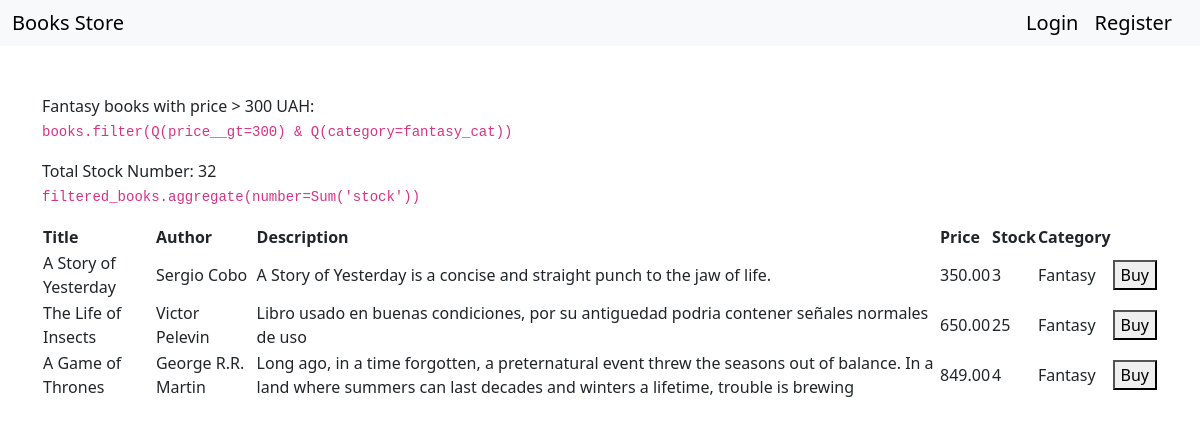
The page /store/queries/ on the database as committed earlier.
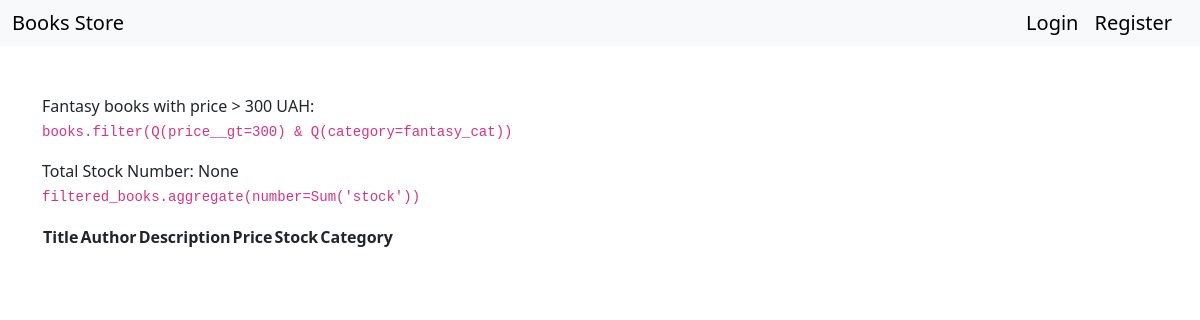
The same page on the database as committed later.
### store/models.py (models this page shows, shortened)
class Book(models.Model):
    title = models.CharField(max_length=255)
    author = models.CharField(max_length=255)
    price = models.DecimalField(max_digits=5, decimal_places=2)
    description = models.TextField(blank=True)
    stock = models.PositiveIntegerField(default=0)
    category = models.ForeignKey(Category, on_delete=models.SET_NULL, null=True, blank=True, related_name="books")
    image = models.ImageField(upload_to='books/', blank=True, null=True, default="books/blank.jpg")

class Category(models.Model):
    name = models.CharField(max_length=255, unique=True)
    slug = models.SlugField(max_length=300, unique=True)
    def __str__(self):
        return self.name

### store/views.py (the view)
# urls.py: path('queries/', views.queries, name='queries'),
def queries(request):
    books = Book.objects.all()
    fantasy_cat = Category.objects.get(name='Fantasy')
    filtered_books = books.filter(Q(price__gt=300) & Q(category=fantasy_cat))
    filtered_books_stock = filtered_books.aggregate(number=Sum('stock'))
    return render(request, 'store/queries.html', {'queries': filtered_books, 'total_stock': filtered_books_stock['number']})

### templates/store/queries.html
{% extends 'base.html' %}
{% block content %}
    <p>Fantasy books with price > 300 UAH:<br><code>books.filter(Q(price__gt=300) & Q(category=fantasy_cat))</code></p>
    <p>Total Stock Number: {{ total_stock }}<br><code>filtered_books.aggregate(number=Sum('stock'))</code></p>
    <table>
        <thead>
            <tr>
                <th>Title</th>
                <th>Author</th>
                <th>Description</th>
                <th>Price</th>
                <th>Stock</th>
                <th>Category</th>
                <th></th>
            </tr>
        </thead>
        <tbody>
            {% for book in queries %}
            <tr>
                <td>{{ book.title }}</td>
                <td>{{ book.author }}</td>
                <td>{{ book.description }}</td>
                <td>{{ book.price }}</td>
                <td>{{ book.stock }}</td>
                <td>{{ book.category }}</td>
                <td><button>Buy</button></td>
            </tr>
            {% endfor %}
        </tbody>
    </table>
{% endblock %}

Rows that differ between the two databases and show on the page:
no longer on this page (row edited): Book: title "A Story of Yesterday", author "Sergio Cobo", description "A Story of Yesterday is a concise and straight punch to the jaw of life.", price "350.00", stock "3", category "Fantasy"
no longer on this page (row edited): Book: title "The Life of Insects", author "Victor Pelevin", description "Libro usado en buenas condiciones, por su antiguedad podria contener señales normales de uso", price "650.00", stock "25", category "Fantasy"
no longer on this page (row edited): Book: title "A Game of Thrones", author "George R.R. Martin", description "Long ago, in a time forgotten, a preternatural event threw the seasons out of balance. In a land where summers can last decades and winters a lifetime, trouble is brewing", price "849.00", stock "4", category "Fantasy"
Other text that changed with them:
{{ total_stock }}: "32" → "None"
